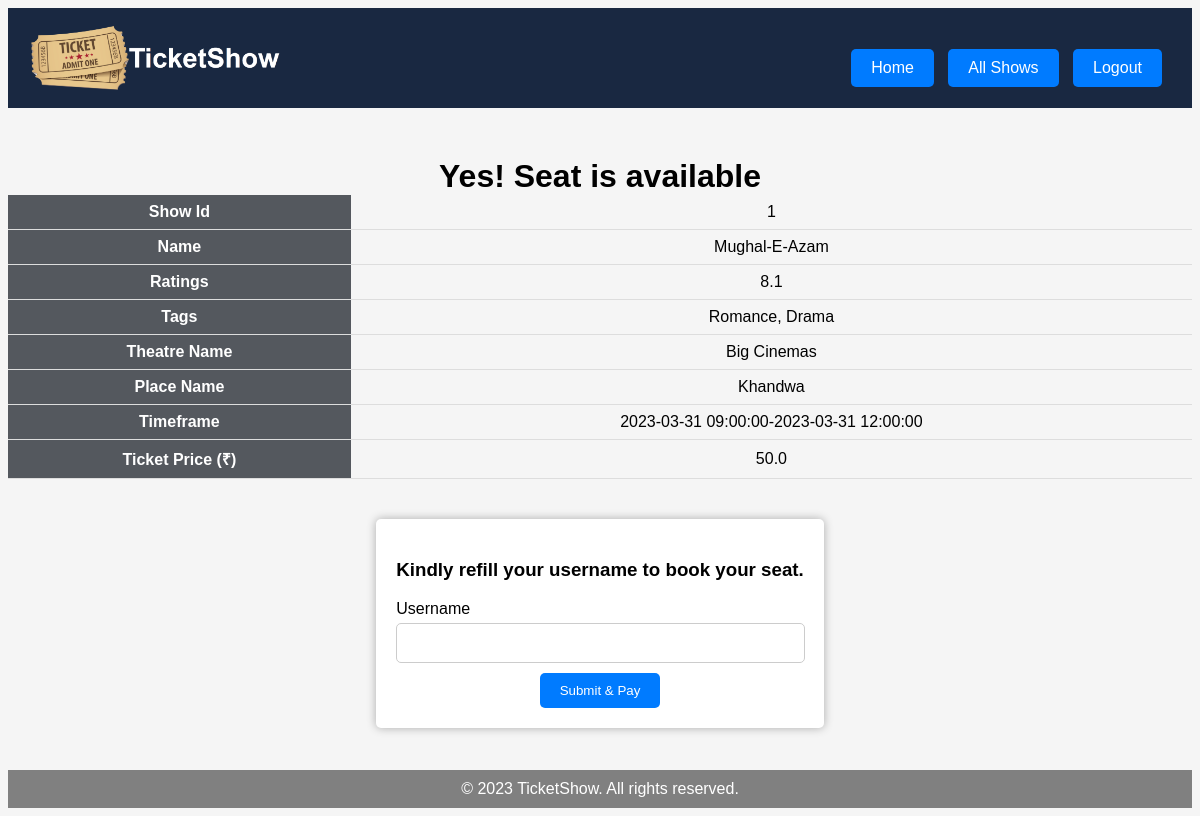
Screenshot of /user/city/see_show/book/1 (signed in) with the database file from the repository.
### models_1.py (models this page shows, shortened)
class Show(db.Model):
    S_id = db.Column(db.Integer, primary_key=True)
    Name = db.Column(db.String(50), nullable = False)
    Rating = db.Column(db.Float, nullable=False)
    Tags = db.Column(db.String(50), nullable = True)
    TicketPrice = db.Column(db.Float, nullable = False)
    location = db.relationship('Venue', backref = "movie", secondary = "allocation")

class Venue(db.Model):
    V_id = db.Column(db.Integer, primary_key=True)
    Name = db.Column(db.String(50), nullable=False)
    Location = db.Column(db.String(50), nullable=False)
    Place = db.Column(db.String(50), nullable=False)
    Capacity = db.Column(db.Integer, nullable=False)

class Timeframe(db.Model):
    T_id = db.Column(db.Integer, primary_key=True)
    Start_time = db.Column(db.DateTime, nullable=False)
    End_time = db.Column(db.DateTime, nullable=False)
    assignment = db.relationship('Allocation', backref = "time", secondary = "allotment")

### app.py (the view, shortened to what this page needs)
@app.route('/user/city/see_show/book/<int:id>', methods=['GET', 'POST'])
@login_required
def booking(id):
    allot = Allotment.query.get(id)
    showid = allot.S_id
    venuid = allot.V_id
    timid = allot.T_id
    s = Show.query.get(int(showid))
    v = Venue.query.get(int(venuid))
    t = Timeframe.query.get(int(timid))
    if request.method == 'GET':
        if allot.Capacity >= 1:
            return render_template('book.html', s = s, v = v, t = t, allot = allot)
        else:
            return f"Housefull! Sorry, there are no seats available for {s.Name} in {v.Name}, {v.Place} at timeframe: {t.Start_time} to {t.End_time}"

### app.py (called while the page is built)
@user_login_manager.user_loader
def load_user(user_id):
    return User.query.get(int(user_id))

### templates/book.html (shortened to what this page needs)
<!DOCTYPE html>
<html lang="en">
<head>
</head>
<body>
    <div class="header">
        <img src="{{ url_for('static', filename='TicketShow_logo.png') }}" alt="Logo">
        <div class="container">
            <div>
                <a href="/user">Home</a>
                <a href="/user/movies">All Shows</a>
                <a href="/user/logout">Logout</a>
            </div>
        </div>
    </div>
    <h1>Yes! Seat is available</h1>
    <table>
        <tr>
            <th>Show Id</th>
            <td>{{s.S_id}}</td>
        </tr>
        <tr>
            <th>Name</th>
            <td>{{s.Name}}</td>
        </tr>
        <tr>
            <th>Ratings</th>
            <td>{{s.Rating}}</td>
        </tr>
        <tr>
            <th>Tags</th>
            <td>{{s.Tags}}</td>
        </tr>
        <tr>
            <th>Theatre Name</th>
            <td>{{v.Name}}</td>
        </tr>
        <tr>
            <th>Place Name</th>
            <td>{{v.Place}}</td>
        </tr>
        <tr>
            <th>Timeframe</th>
            <td>{{t.Start_time}}-{{t.End_time}}</td>
        </tr>
        <tr>
            <th>Ticket Price (₹)</th>
            <td>{{s.TicketPrice}}</td>
        </tr>
    </table>
    <form action="/user/city/see_show/book/{{ allot.Allot_id }}" method="post">
    <h3>Kindly refill your username to book your seat.</h3>
        <label for="username">Username</label>
        <input type="text" id="username" name="username" required>
        <input type="submit" value="Submit & Pay">
    </form>
</body>
<div class="footer">
    &copy; 2023 TicketShow. All rights reserved.
</div>
</html>

### templates/book.html (style rules this page uses)
body { font-family: Arial, sans-serif; background-color: #f5f5f5; text-align: left; display: flex; flex-direction: column; margin-bottom: 5; min-height: 100vh; }
.header { display: flex; text-align: center; align-items: center; justify-content: space-between; background-color: #192841; color: #fff; padding: 10px 20px; }
.header img { height: 80px; }
.footer { background-color: #808080; color: #fff; padding: 10px 20px; text-align: center; margin-top: auto; }
table { border-collapse: collapse; width: 100%; }
th, td { text-align: center; padding: 8px; border-bottom: 1px solid #ddd; }
th { background-color: #54585e; color: white; }
h1 { text-align: center; margin-top: 50px; margin-bottom: 0; }
h3 { margin-top: 20px; text-align: center; }
form { margin: 40px auto; padding: 20px; background-color: #fff; box-shadow: 0 0 10px rgba(0,0,0,0.3); border-radius: 5px; max-width: 500px; }
input[type="submit"] { display: block; background-color: #007bff; color: white; border: none; display: block; margin: 0 auto; text-align: center; align-items: center; padding: 10px 20px; text-decoration: none; border-radius: 5px; }
label { display: block; margin-bottom: 5px; }
input[type="text"], input[type="number"] { width: 95%; padding: 10px; border-radius: 5px; border: 1px solid #ccc; margin-bottom: 10px; font-size: 16px; }
a { display: inline-block; background-color: #007bff; color: white; text-align: center; padding: 10px 20px; text-decoration: none; margin-top: 10px; margin-right: 10px; margin-bottom: 10px; border-radius: 5px; }
.container { display: flex; justify-content: space-evenly; align-items: center; margin-top: 20px; }

### rows the page displays
Show: S_id "1", Name "Mughal-E-Azam", Rating "8.1", Tags "Romance, Drama", TicketPrice "50.0"
Venue: Name "Big Cinemas", Place "Khandwa"
Timeframe: Start_time "2023-03-31 09:00:00", End_time "2023-03-31 12:00:00"
